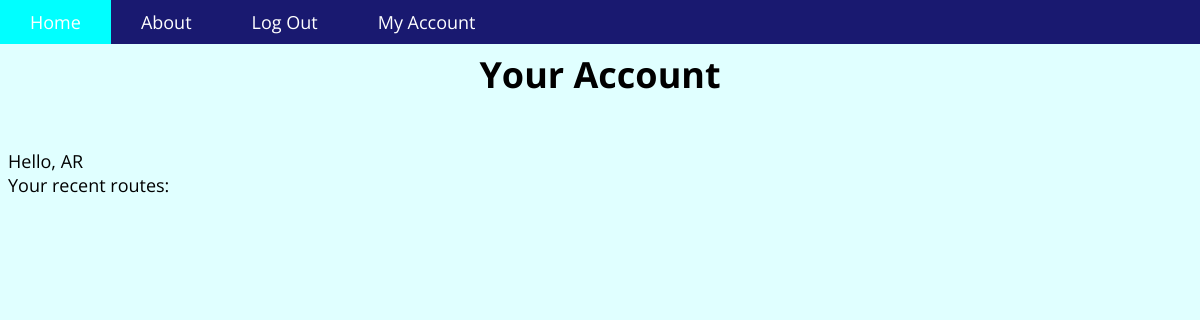
The page /RoutePlanner/account.html (signed in) on the database as committed earlier.
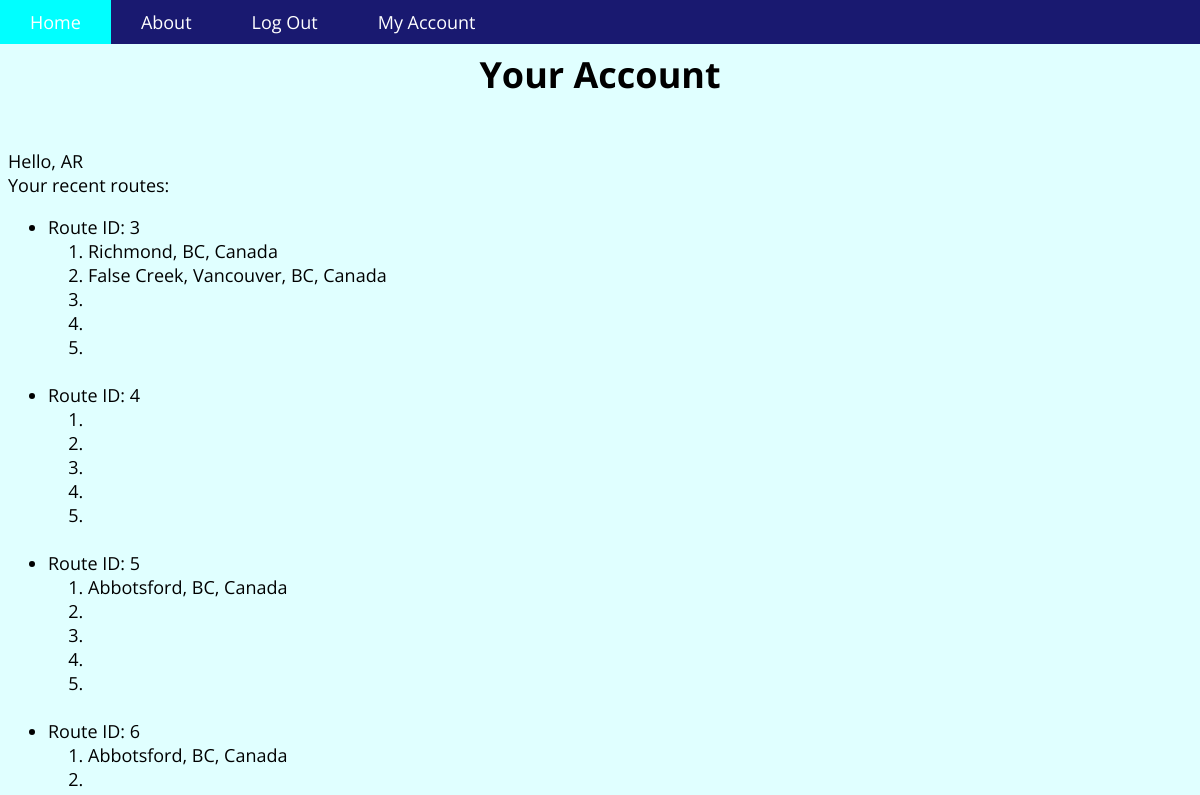
The same page on the database as committed later.
### RoutePlanner/models.py (models this page shows)
class Route(models.Model):
    location1 = models.CharField(max_length=200, blank=True)
    location2 = models.CharField(max_length=200, blank=True)
    location3 = models.CharField(max_length=200, blank=True)
    location4 = models.CharField(max_length=200, blank=True)
    location5 = models.CharField(max_length=200, blank=True)
    userprofile = models.ForeignKey(UserProfile, blank=True, null=True)
    def __unicode__(self):
        return str(self.id)

### RoutePlanner/views.py (the view)
def account(request):
    if request.user.is_authenticated():
        current_user = request.user
        route_list = list(Route.objects.filter(userprofile=current_user.userprofile))
    else:
        route_list = [];
    return render(request, 'RoutePlanner/account.html',
                  {'route_list': route_list})

### templates/RoutePlanner/account.html (shortened to what this page needs)
<!DOCTYPE html>
{% load staticfiles %}
<html>
    <head>
        <link rel="stylesheet" type="text/css" href="{% static "css/htmlStyle.css" %}" />
    </head>
    <body onLoad='makelist()'>
	    <nav>
	        <div id='navBar'>
            <ul>
            	<a href="/RoutePlanner/"> <li>Home </li></a>
            	<a href="/RoutePlanner/about.html"> <li> About </li></a>
                {% if user.is_authenticated %}
		        <a href="/RoutePlanner/logout.html"> <li>Log Out</li></a>
		        <a href="/RoutePlanner/account.html"> <li>My Account</li></a>
		        {% else %}
		        <a href="/RoutePlanner/login.html"><li>Log In</li></a>
		        <a href="/RoutePlanner/register.html"><li>Get Started</li></a>
		        {% endif %}
            </ul>
	        </div>
	    </nav>
	    <div id='title'>
	        <h1>Your Account</h1>
	        {% if user.is_authenticated %}
            Hello, {{ user.username }}<br/>
            {% endif %}
	        Your recent routes:
            <ul>
              {% for route in route_list %}
                <li> Route ID: {{ route.id }}
                    <ol>
                        <li>{{ route.location1 }}</li>
                        <li>{{ route.location2 }}</li>
                        <li>{{ route.location3 }}</li>
                        <li>{{ route.location4 }}</li>
                        <li>{{ route.location5 }}</li>
                    </ol>
                </li><br/>
              {% endfor %}
            </ul>
        </div>
    </body>
</html>

### static/css/htmlStyle.css (style rules this page uses)
body { background: #e0ffff; padding: 0; font-family: 'Open Sans'; font-size: 18px; margin-top: 50px; }
h1 { font-family: 'Open Sans'; text-align: center; margin-bottom: 50px; }
#navBar { position: fixed; top: 0; left: 0; background: #191970; width: 100%; padding: 0; z-index: 1; }
#navBar ul { list-style: none; margin-top: 0; padding: 0; z-index: 200000; }
#navBar li { display: inline-block; color: #ffffff; float: left; text-align: center; padding-top: 10px; padding-bottom: 10px; padding-right: 30px; padding-left: 30px; }
a { color: #ffffff; outline: 0; text-decoration: none; }

Rows that differ between the two databases and show on the page:
added Route: id "3", location1 "Richmond, BC, Canada", location2 "False Creek, Vancouver, BC, Canada"
added Route: id "4"
added Route: id "5", location1 "Abbotsford, BC, Canada"
added Route: id "6", location1 "Abbotsford, BC, Canada"
